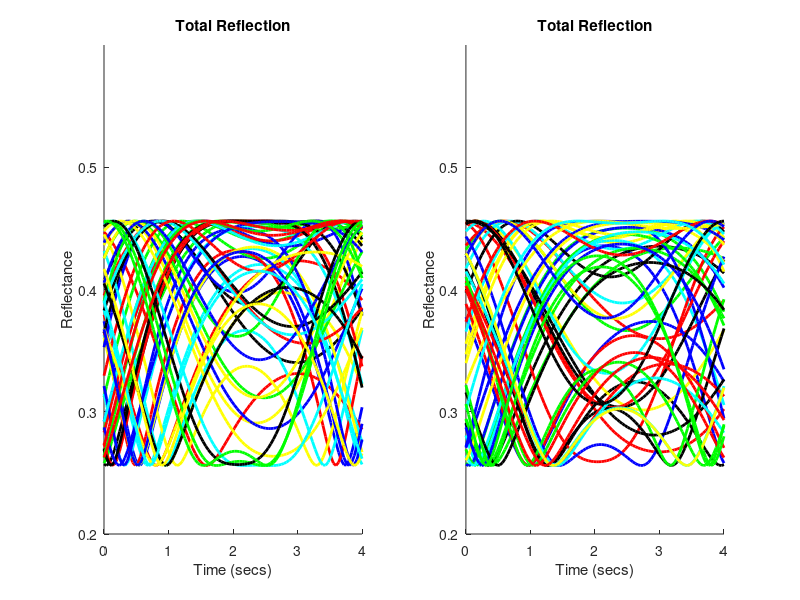
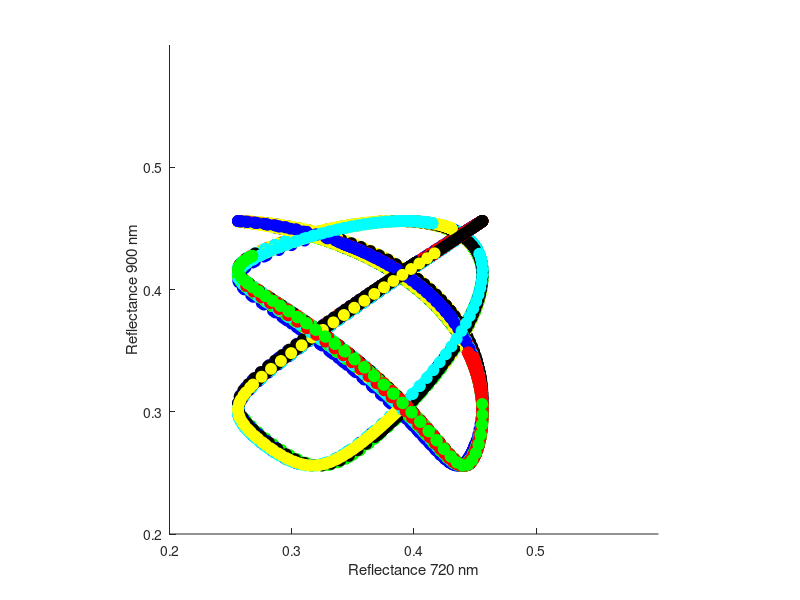
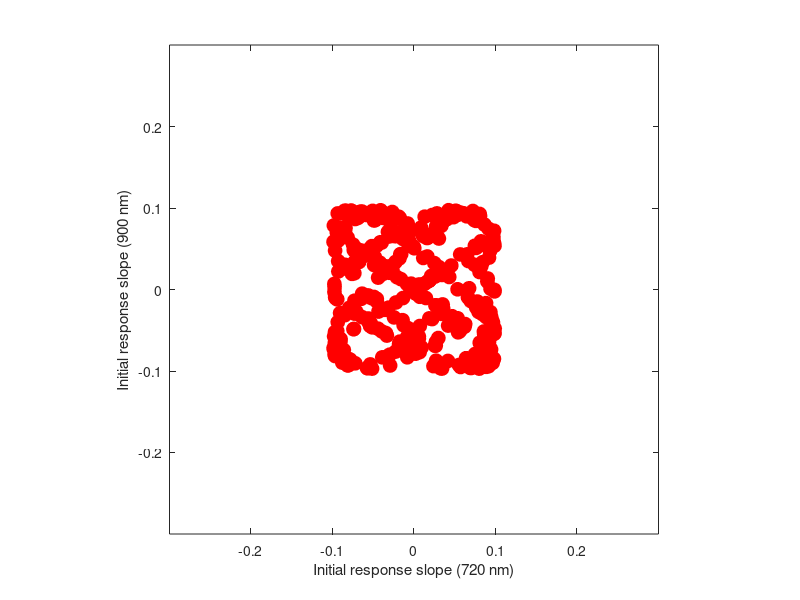
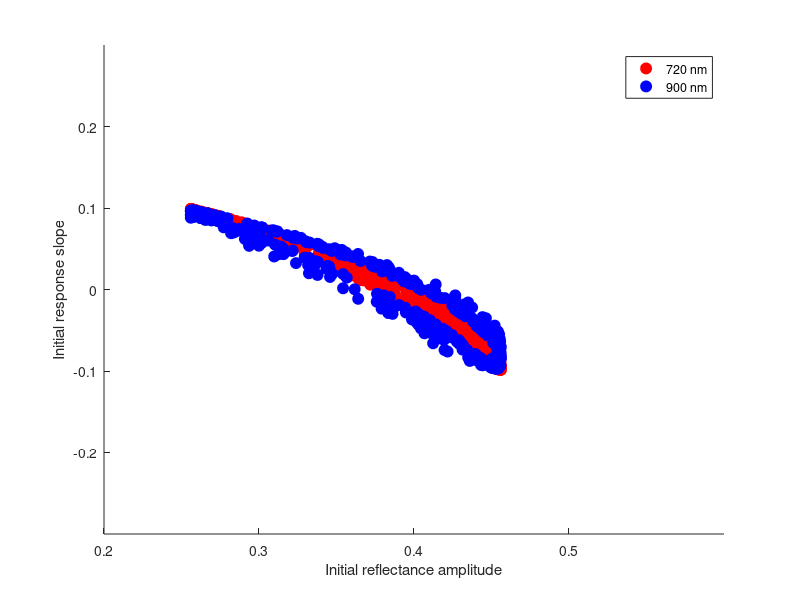

Write MATLAB code to recreate these figures, in order.
% simpleConeReflectanceModel  Compute reflectance versus time for a swelling cone
%
% Description:
%   Very simple calculation of how light reflected from a cone varies with
%   cone length, taking into account both incoherent reflection and
%   interference between coherent component of light.
%
%   Based on a very simple model where there are two reflecting surfaces.  Light
%   reflects from each surface and interferes at the source side of the first surface.
%
%   The fraction of coherent (interfering) versus incoherent light is simply specified,
%   not computed.  Adding this computation would be a good extension.
%
%   The model has a number of parameters that have physical analogs. These
%   are set and commented in the code below.
%
% Notes:
% * [NOTE: DHB - I tried to understand coherence length from the web. In some places it
%   is defined a length at which phase is totally random.  In others, a
%   more graded definition is used.  We need to understand which the one we
%   calculate represents, if we are to add coherence length into this
%   cacluation.]
%

% History:
%   10/28/17  dhb  Wrote it.

%% Clear
clear; close all;

%% Parameters
%
% Imaging light wavelength
firstLightWavelengthNm = 720;
secondLightWavelengthNm = 1.25*firstLightWavelengthNm; % 850;
refractiveIndex1 = 1.331;
refractiveIndex2 = 1.328;

% Number of cones to simulate
nCones = 400;

% Length between reflecting surfaces
reflectingSurfaceDifferenceNm = 30*1e3;

% How much variation in the starting length between surfces is there
% across cones (or trials within measurements for one cone), experessed as a
% fraction of the length between the two reflecting surfaces.
reflectingSurfaceRandomizationFraction = 0.1;

% Maximum length change between reflecting surfaces,
% in response to stimulus.
maxDeltaLengthNm = 150;

% What fraction of a full half sinusoid does length vary over
% in response to a stimulus, and how much trial-to-trial jitter
% is there in that fraction.
%
% Set the fraction to 1 if you think what happens is that the cone
% swells and then contracts to about its original length.  Set the
% fraction to 0.5 if you think it swells and then sits at the swollen
% length over the relevant time frame of the experiment.
%
% The randomization is also expressed as a fraction of the full half
% sinusoid
halfSinusoidFraction = 0.8;
halfSinusoidFractionRandomizationFraction = 0.5;

% Time in seconds for stimulus to have its effect. This just puts
% a time axis on the plots.
stimEffectTimeSecs = 4;

% Number sampling timepoints for simulation of what happens on a trial
nDeltaLengths = 100;
theDeltaTimesSecs = linspace(0,stimEffectTimeSecs,nDeltaLengths);

% Fraction of light reflected from the first and second surfaces.  Model below
% assumes that light not reflected from first surface is transmitted, and
% that light reflected from the second surface passes through the first
% surface both on the way in and on the way out.
firstSurfaceReflectance = 0.2;
secondSurfaceReflectance = 0.4;

% Coherent fraction
%
% This depends on coherence length relative relative to distance between
% reflecting surfaces Here just making it up, because I don't really
% understand coherence length.
coherentFraction = 0.5;

%% Get intensities of light coming back from each surface
%
% This is calculated at the source side of the first surface; the light
% from the second surface goes through the first surface twice.
firstSurfaceIntensity = firstSurfaceReflectance;
secondSurfaceIntensity = (1-firstSurfaceReflectance)^2*secondSurfaceReflectance;

%% Different starting lengths, drawn at random from a uniform distribution
%
% Distribution is centered on the assumed length
theStartingDeltas = reflectingSurfaceRandomizationFraction*reflectingSurfaceDifferenceNm*(rand(1,nCones)-0.5);

%% Set first phase to 0 without loss of generality
phase0 = 0;

%% Loop over cones/trials
for jj = 1:nCones
    % For each, we choose a random starting length and compute the
    % interferece effect. We also choose a random excursion, jittered
    % around a half sinusoid
    %
    % Get delta lengths as a function of time.
    theDeltaLengthsNm{jj} = maxDeltaLengthNm*sin(halfSinusoidFraction*(1+halfSinusoidFractionRandomizationFraction*(rand(1,1)-0.5))*pi*(0:nDeltaLengths-1)/nDeltaLengths);
    for ii = 1:nDeltaLengths
        
        % Get starting distance between surfaces for this cone, and compute phase of
        % second light at the point of interference.
        distanceNm(jj,ii) = reflectingSurfaceDifferenceNm + theStartingDeltas(jj) + theDeltaLengthsNm{jj}(ii);
        phase1(jj,ii) = 2*pi*(2*distanceNm(jj,ii))*refractiveIndex1/firstLightWavelengthNm;
        phase2(jj,ii) = 2*pi*(2*distanceNm(jj,ii))*refractiveIndex2/secondLightWavelengthNm;
        
        % Get amplitude of coherent component of reflected light, taking interference
        % into account.
        %
        % Formula from Hecht, Optics, 3rd ed, p. 291
        coherentAmplitude1(jj,ii) = sqrt(...
            firstSurfaceIntensity^2 + secondSurfaceIntensity^2 + ...
            2*firstSurfaceIntensity*secondSurfaceIntensity*cos(phase0-phase1(jj,ii)));
        coherentAmplitude2(jj,ii) = sqrt(...
            firstSurfaceIntensity^2 + secondSurfaceIntensity^2 + ...
            2*firstSurfaceIntensity*secondSurfaceIntensity*cos(phase0-phase2(jj,ii)));
        
        % Put together coherent and incoherent reflected light to get
        % intensity of total reflected light.  This is a model of what
        % we measure.
        totalAmplitude1(jj,ii) = coherentFraction*coherentAmplitude1(jj,ii) + (1-coherentFraction)*(firstSurfaceIntensity + secondSurfaceIntensity);
        totalAmplitude2(jj,ii) = coherentFraction*coherentAmplitude2(jj,ii) + (1-coherentFraction)*(firstSurfaceIntensity + secondSurfaceIntensity);
        
        
    end
    
    % Get initial slope of responses at both wavelengths
    nTimes = 50;
    initialSlope1(jj) = (totalAmplitude1(jj,nTimes+1)-totalAmplitude1(jj,1))/(theDeltaTimesSecs(nTimes+1)-theDeltaTimesSecs(1));
    initialSlope2(jj) = (totalAmplitude2(jj,nTimes+1)-totalAmplitude2(jj,1))/(theDeltaTimesSecs(nTimes+1)-theDeltaTimesSecs(1));
    
end

%% Make a plot of responses
nConesToPlot = 50;
theColors = ['r' 'g' 'b' 'k' 'y' 'c'];
nColors = length(theColors);
responseFig = figure; clf; 
correlationFig = figure; clf; hold on
whichColor = 1;
for jj = 1:nConesToPlot
    figure(responseFig);
    subplot(1,2,1); hold on;
    plot(theDeltaTimesSecs,totalAmplitude1(jj,:),theColors(whichColor),'LineWidth',2);
    
    subplot(1,2,2); hold on;
    plot(theDeltaTimesSecs,totalAmplitude2(jj,:),theColors(whichColor),'LineWidth',2);

    figure(correlationFig);
    plot(totalAmplitude1(jj,:),totalAmplitude2(jj,:),'o','Color',theColors(whichColor),'MarkerFaceColor',theColors(whichColor), ...
        'MarkerSize',8);
    
    whichColor = whichColor + 1;
    if (whichColor > nColors)
        whichColor = 1;
    end
end
figure(responseFig);
subplot(1,2,1);
xlabel('Time (secs)');
ylabel('Reflectance');
title('Total Reflection');
ylim([0.2 0.6]);
subplot(1,2,2);
xlabel('Time (secs)');
ylabel('Reflectance');
title('Total Reflection');
ylim([0.2 0.6]);
figure(correlationFig);
xlabel(sprintf('Reflectance %d nm',firstLightWavelengthNm));
ylabel(sprintf('Reflectance %d nm',secondLightWavelengthNm));
axis('square');
xlim([0.2 0.6]);
ylim([0.2 0.6]);

%% Make a plot of initial slopes at two wavelengths
slopeFig = figure; clf;
plot(initialSlope1,initialSlope2,'ro','MarkerFaceColor','r','MarkerSize',10);
xlabel(sprintf('Initial response slope (%d nm)',firstLightWavelengthNm));
ylabel(sprintf('Initial response slope (%d nm)',secondLightWavelengthNm));
xlim([-0.3 0.3]); ylim([-0.3 0.3]); axis('square');

%% Make a plot of initial slopes versus starting reflectance
slopeFig1 = figure; clf; hold on;
plot(totalAmplitude1(:,1),initialSlope1,'ro','MarkerFaceColor','r','MarkerSize',8);
plot(totalAmplitude2(:,1),initialSlope2,'bo','MarkerFaceColor','b','MarkerSize',8);
xlabel(sprintf('Initial reflectance amplitude',firstLightWavelengthNm));
ylabel(sprintf('Initial response slope',secondLightWavelengthNm));
xlim([0.2 0.6]); ylim([-0.3 0.3]); 
legend({sprintf('%d nm',firstLightWavelengthNm),sprintf('%d nm',secondLightWavelengthNm)},'Location','NorthEast')

